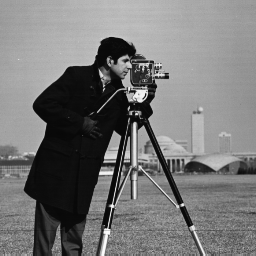
%> input picture Sem-5/Digital Image Processing/Assignment 4/cameraman.tif, 256 x 256 px
$ octave A1.m   (GNU Octave 9; MATLAB toolbox functions it lacks are replaced by stand-ins)
%> lines starting %> are read from the running program, lines starting %| are printed output that depends on the picture
% 1. Image Translation

im = imread("cameraman.tif");
%> im is the input picture: size 256x256 uint8; min 7, max 253, mean 118.7
tx = double(input("Enter Tx : "));
%> the answer given: 3
ty = double(input("Enter Ty : "));
%> the answer given: 3

im2 = imtranslate(im,[tx,ty]);
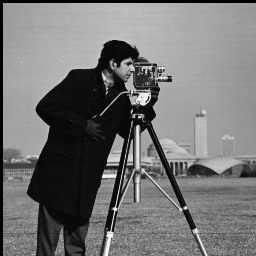
%> im2: size 256x256 uint8; min 0, max 253, mean 115.9
imshowpair(im,im2,"montage");
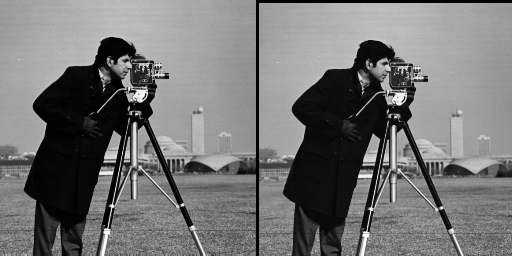
%> displayed picture: size 256x512, on the screen's scale of 0 to 255; min 0, max 255, mean 116.2
title("Original Image vs Image after Translation");
